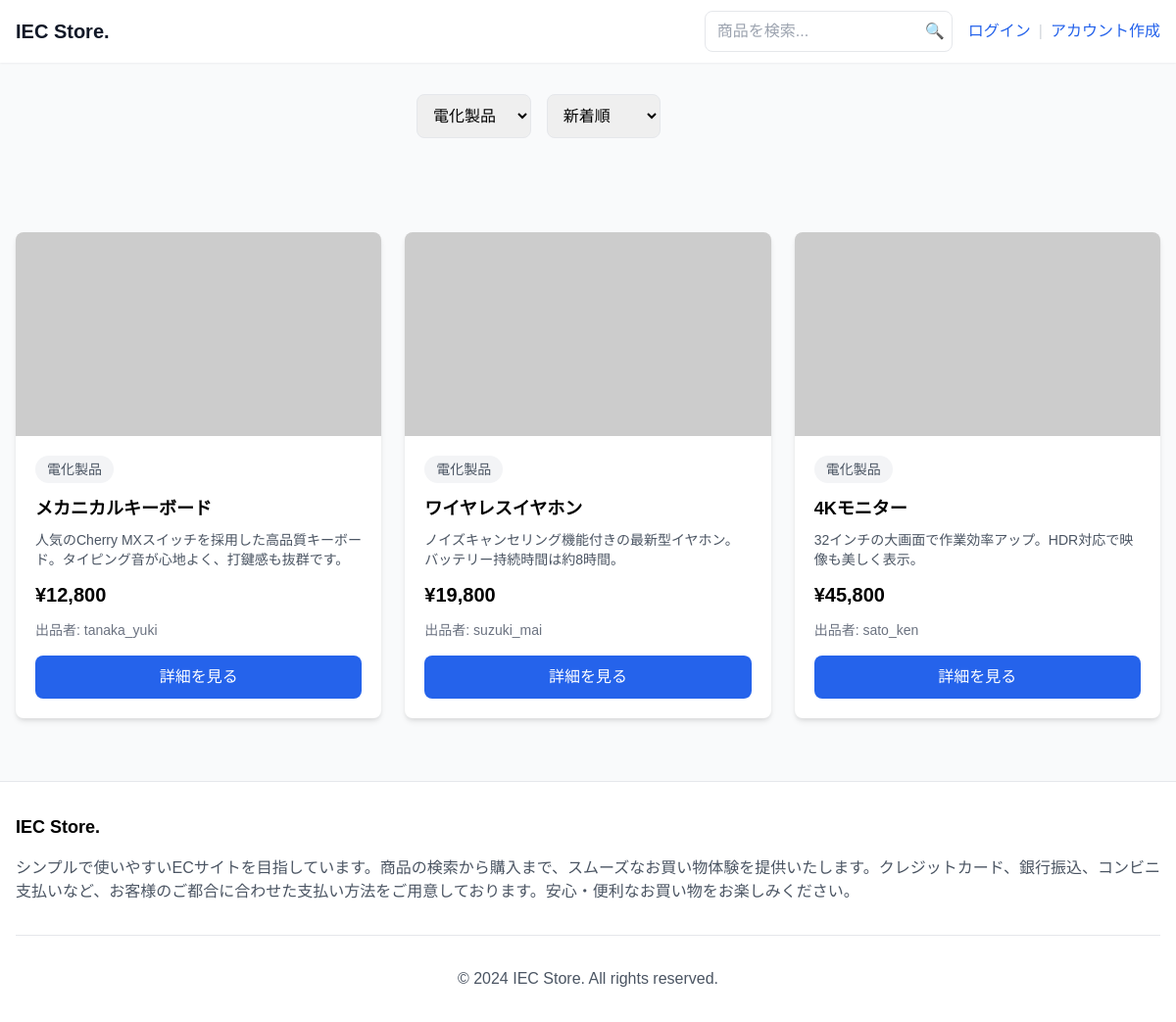
/index.php?category_id=2, run on the app's committed database.
### tables this page shows
CREATE TABLE `products` (
  `id` int(11) NOT NULL,
  `user_id` int(11) NOT NULL,
  `name` varchar(100) NOT NULL,
  `description` text DEFAULT NULL,
  `price` int(11) NOT NULL,
  `image_path` varchar(255) DEFAULT NULL,
  `status` enum('active','sold','hidden') DEFAULT 'active',
  `created_at` timestamp NOT NULL DEFAULT current_timestamp(),
  `updated_at` timestamp NOT NULL DEFAULT current_timestamp() ON UPDATE current_timestamp(),
  `category_id` int(11) DEFAULT NULL
);

CREATE TABLE `categories` (
  `id` int(11) NOT NULL,
  `name` varchar(50) NOT NULL
);

CREATE TABLE `users` (
  `id` int(11) NOT NULL,
  `username` varchar(50) NOT NULL,
  `password` varchar(255) NOT NULL,
  `created_at` timestamp NOT NULL DEFAULT current_timestamp(),
  `updated_at` timestamp NOT NULL DEFAULT current_timestamp() ON UPDATE current_timestamp()
);

### includes/functions.php (called while the page is built, shortened)
<?php
function h($str)
{
    return htmlspecialchars($str, ENT_QUOTES, 'UTF-8');
}
function format_price($price)
{
    return '¥' . number_format($price);
}

### index.php (the view, shortened to what this page needs)
<?php
require_once 'includes/functions.php';
$category_id = isset($_GET['category_id']) ? (int)$_GET['category_id'] : 0;
$sort = isset($_GET['sort']) ? $_GET['sort'] : 'newest';
$order_by = match ($sort) {
    'price_asc' => 'ORDER BY price ASC',
    'price_desc' => 'ORDER BY price DESC',
    'newest' => 'ORDER BY created_at DESC',
    default => 'ORDER BY created_at DESC'
};
$category_condition = $category_id > 0 ? 'AND p.category_id = :category_id' : '';
$sql = "
    SELECT p.*, u.username, c.name as category_name
    FROM products p
    JOIN users u ON p.user_id = u.id
    LEFT JOIN categories c ON p.category_id = c.id
    WHERE 1=1
    {$category_condition}
    {$order_by}
";
try {
    $pdo = get_db_connection();
    $stmt = $pdo->prepare($sql);
    if ($category_id > 0) {
        $stmt->bindParam(':category_id', $category_id);
    }
    $stmt->execute();
    $products = $stmt->fetchAll(PDO::FETCH_ASSOC);
    $categories = $pdo->query("SELECT * FROM categories ORDER BY name")->fetchAll();
} catch (PDOException $e) {
    exit('データベース接続失敗: ' . $e->getMessage());
}
include 'includes/head.php';
?>
<body class="bg-gray-50 flex flex-col min-h-screen">
    <?php include 'includes/header.php'; ?>
    <div class="max-w-7xl mx-auto px-4 py-6 sm:py-8">
        <div class="flex flex-col sm:flex-row gap-4 mb-6 sm:mb-8">
            <div class="w-full sm:w-1/3">
                <select id="category-select" class="w-full p-3 text-base border rounded-lg">
                    <?php foreach ($categories as $category): ?>
                        <option value="<?php echo $category['id']; ?>"
                            <?php echo $category_id == $category['id'] ? 'selected' : ''; ?>
                            class="py-2">
                            <?php echo h($category['name']); ?>
                        </option>
                    <?php endforeach; ?>
                </select>
            </div>
            <div class="w-full sm:w-1/3">
                <select id="sort-select" class="w-full p-3 text-base border rounded-lg">
                    <option value="newest" <?php echo $sort === 'newest' ? 'selected' : ''; ?> class="py-2">
                        新着順
                    </option>
                </select>
            </div>
        </div>
    </div>
    <main class="max-w-7xl mx-auto px-4 py-6 sm:py-8">
        <div class="grid grid-cols-1 sm:grid-cols-2 lg:grid-cols-3 xl:grid-cols-4 gap-4 sm:gap-6">
            <?php foreach ($products as $product): ?>
                <div class="bg-white rounded-lg shadow-md hover:shadow-lg transition-shadow duration-200">
                    <img src="<?php echo h($product['image_path']); ?>"
                        alt="<?php echo h($product['name']); ?>"
                        class="w-full h-48 sm:h-52 object-cover rounded-t-lg">
                    <div class="p-4 sm:p-5">
                        <div class="mb-3">
                            <span class="inline-block bg-gray-100 rounded-full px-3 py-1 text-sm text-gray-600">
                                <?php echo h($product['category_name']); ?>
                            </span>
                        </div>
                        <h3 class="text-lg font-semibold mb-2 line-clamp-2">
                            <?php echo h($product['name']); ?>
                        </h3>
                        <p class="text-gray-600 mb-3 text-sm line-clamp-2">
                            <?php echo h($product['description']); ?>
                        </p>
                        <p class="text-xl font-bold mb-3">
                            <?php echo format_price($product['price']); ?>
                        </p>
                        <p class="text-sm text-gray-500 mb-4">
                            出品者: <?php echo h($product['username']); ?>
                        </p>
                        <button onclick='openModal(<?php echo json_encode($product); ?>)'
                            class="w-full bg-blue-600 text-white py-3 sm:py-2.5 rounded-lg hover:bg-blue-700 transition-colors duration-200">
                            詳細を見る
                        </button>
                    </div>
                </div>
            <?php endforeach; ?>
        </div>
    </main>
    <?php include 'includes/footer.php'; ?>
</body>
</html>
</html>

### style.css (style rules this page uses)
body { font-family: "Noto Sans JP", sans-serif; margin: 0; padding: 0; box-sizing: border-box; }

### data on the page
products: category.name "電化製品", name "メカニカルキーボード", description "人気のCherry MXスイッチを採用した高品質キーボード。タイピング音が心地よく、打鍵感も抜群です。", price "¥12,800", user.username "tanaka_yuki"
products: category.name "電化製品", name "ワイヤレスイヤホン", description "ノイズキャンセリング機能付きの最新型イヤホン。バッテリー持続時間は約8時間。", price "¥19,800", user.username "suzuki_mai"
products: category.name "電化製品", name "4Kモニター", description "32インチの大画面で作業効率アップ。HDR対応で映像も美しく表示。", price "¥45,800", user.username "sato_ken"

### other printed values
form field value "電化製品"
